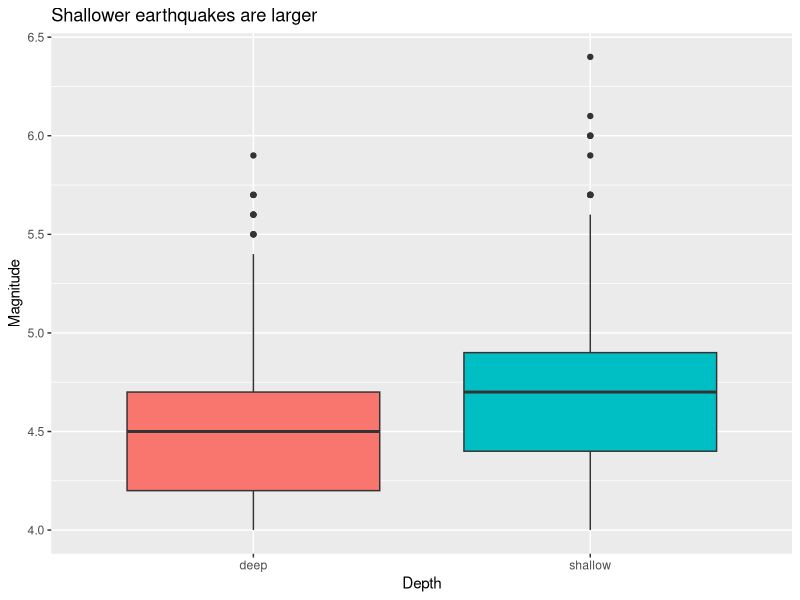
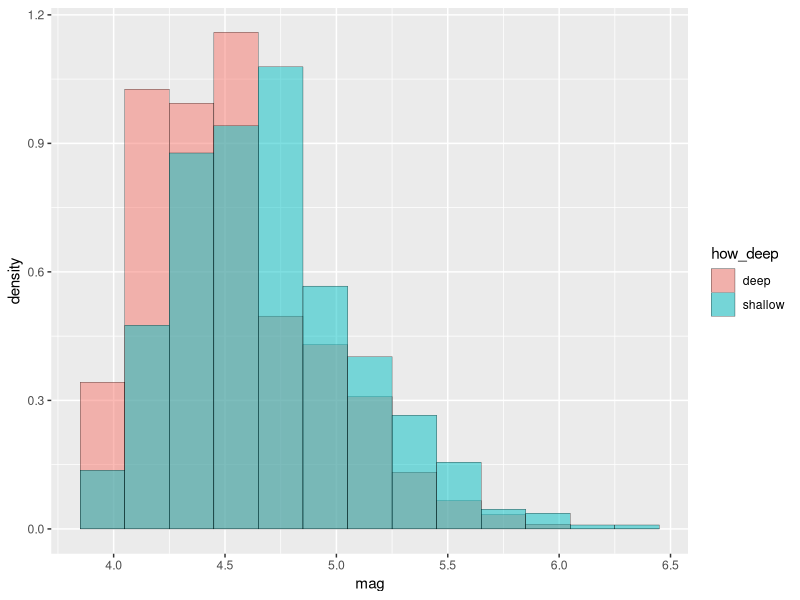
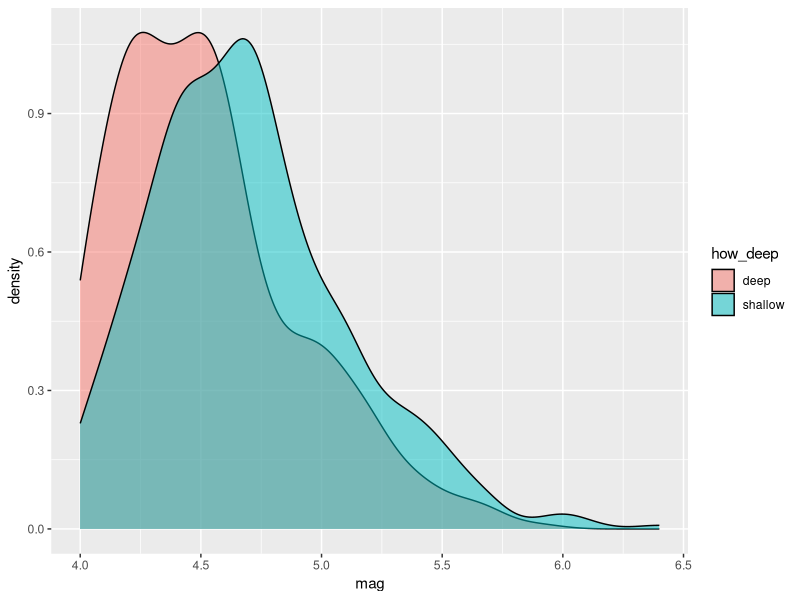
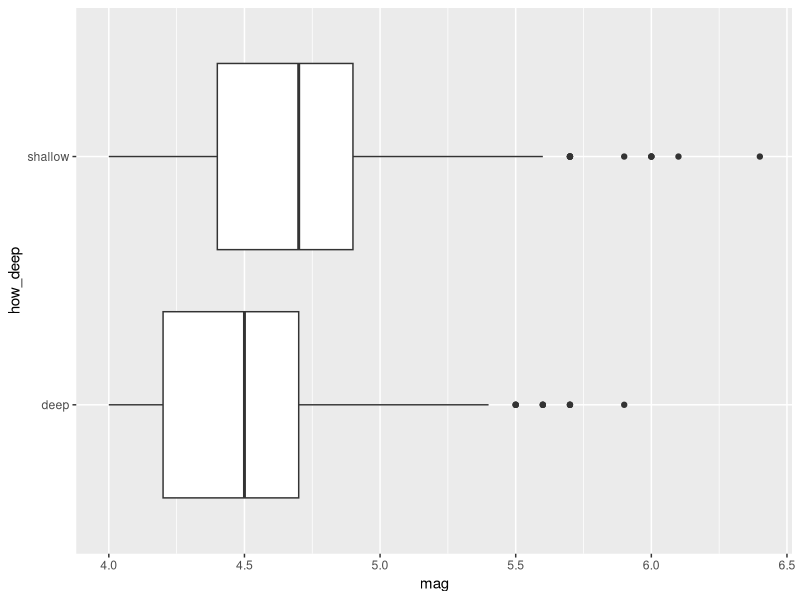

Reproduce these figures in R, in order.
## ---- chunk 1
library(tidyverse)

data(quakes)
head(quakes)
## ---- chunk 2
quakes_cat <- mutate(quakes, how_deep = if_else(depth < 300, "shallow", "deep"))

ggplot(data=quakes_cat) +
  geom_boxplot(mapping=aes(x=how_deep, y=mag, fill=how_deep)) +
  guides(fill='none') +
  labs(y="Magnitude", x="Depth", title="Shallower earthquakes are larger")
## ---- chunk 3
ggplot(data=quakes_cat) +
  geom_histogram(mapping=aes(x=mag, fill=how_deep, ..density..),
                 boundary=4.05, binwidth = 0.2,
                 position='identity', alpha=0.5, col='black', size=0.1)
## ---- chunk 4
ggplot(data=quakes_cat) +
  geom_density(mapping=aes(x=mag, fill=how_deep),
               alpha=0.5)
## ---- chunk 5
ggplot(data=quakes_cat) +
  geom_boxplot(mapping=aes(x=mag, y=how_deep))
